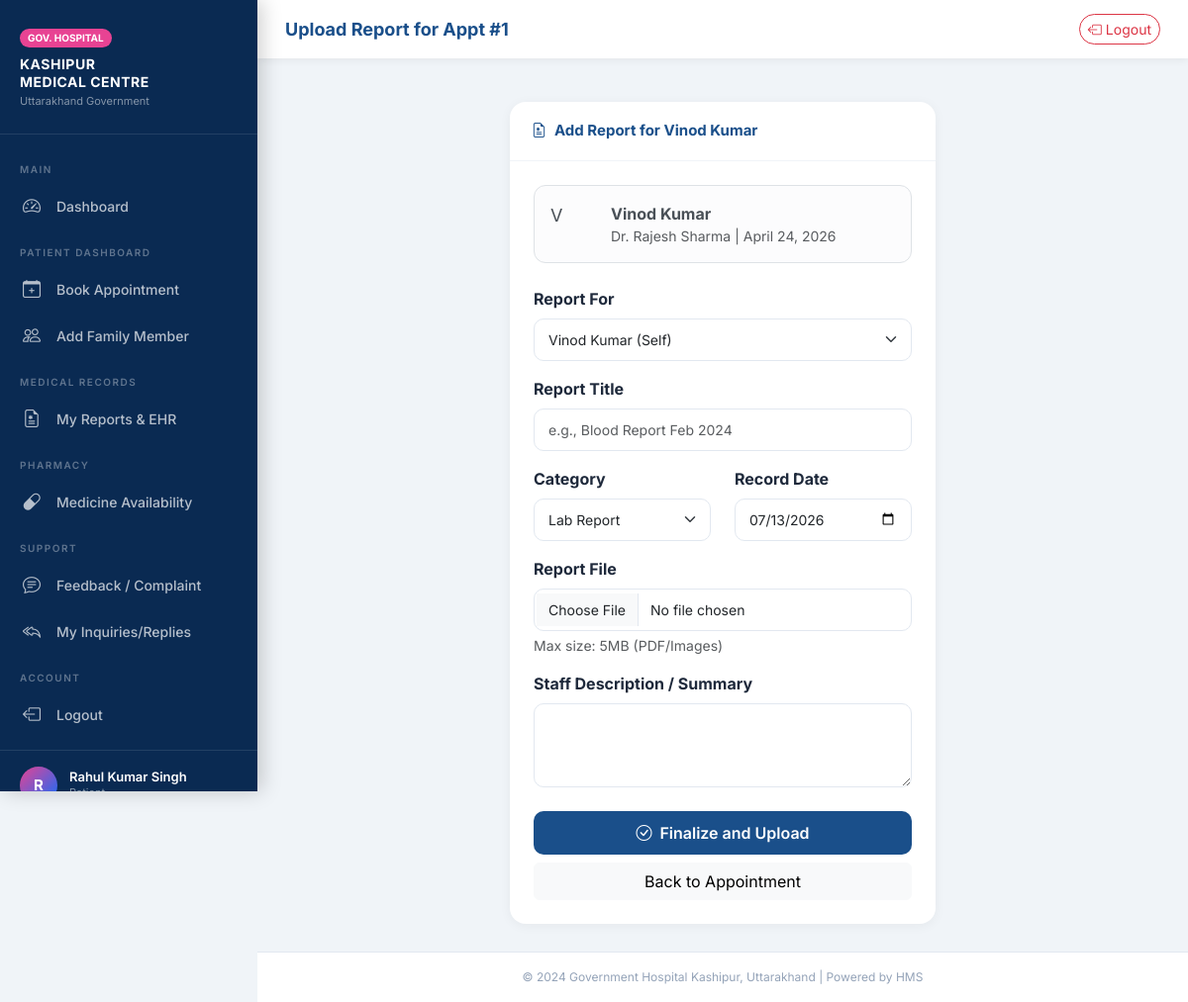
The page /ehr/appointment/1/upload/ (signed in) on the database its author committed.
### hospital/models.py (models this page shows, shortened)
class CustomUser(AbstractUser):
    PATIENT      = 'PATIENT'
    DOCTOR       = 'DOCTOR'
    NURSE        = 'NURSE'
    PHARMACIST   = 'PHARMACIST'
    RECEPTIONIST = 'RECEPTIONIST'
    ADMIN        = 'ADMIN'
    ROLE_CHOICES = [
        (PATIENT,      'Patient'),
        (DOCTOR,       'Doctor'),
        (NURSE,        'Nurse'),
        (PHARMACIST,   'Pharmacist'),
        (RECEPTIONIST, 'Receptionist'),
        (ADMIN,        'Admin'),
    ]
    role         = models.CharField(max_length=20, choices=ROLE_CHOICES, default=PATIENT)
    mobile_no    = models.CharField(max_length=10, validators=[phone_validator], db_index=True, blank=True, null=True)
    alt_mobile_no= models.CharField(max_length=10, validators=[phone_validator], blank=True, null=True)
    address      = models.TextField(blank=True, null=True)
    is_approved  = models.BooleanField(
        default=False,
        help_text='Staff must be approved by Admin before they can log in.'
    )
    is_available = models.BooleanField(default=False)
    class Meta:
        verbose_name      = 'User'
        verbose_name_plural = 'Users'
    @property
    def is_staff_role(self):
        return self.role in [self.DOCTOR, self.NURSE, self.PHARMACIST, self.RECEPTIONIST, self.ADMIN]
    @property
    def display_name(self):
        return self.get_full_name() or self.username

class Appointment(models.Model):
    STATUS_CHOICES = [
        ('WAITING',    'Waiting'),
        ('IN_PROGRESS','In Progress'),
        ('COMPLETED',  'Completed'),
        ('CANCELLED',  'Cancelled'),
    ]
    patient      = models.ForeignKey(
        CustomUser, on_delete=models.CASCADE,
        related_name='appointments',
        limit_choices_to={'role': CustomUser.PATIENT}
    )
    dependent    = models.ForeignKey(
        Dependent, on_delete=models.SET_NULL,
        null=True, blank=True,
        related_name='appointments'
    )
    doctor       = models.ForeignKey(
        DoctorProfile, on_delete=models.CASCADE,
        related_name='appointments'
    )
    date         = models.DateField(db_index=True)
    booking_time = models.DateTimeField(auto_now_add=True, db_index=True)
    token_number = models.PositiveIntegerField(editable=False, default=0)
    status       = models.CharField(max_length=20, choices=STATUS_CHOICES, default='WAITING', db_index=True)
    chief_complaint = models.TextField(blank=True)
    notes        = models.TextField(blank=True)
    doctor_advice = models.TextField(blank=True, help_text="Final advice for the patient.")
    next_visit_date = models.DateField(null=True, blank=True)
    class Meta:
        verbose_name      = 'Appointment'
        verbose_name_plural = 'Appointments'
        ordering          = ['date', 'token_number']
        indexes           = [
            models.Index(fields=['date', 'doctor', 'status']),
        ]
    @property
    def patient_display_name(self):
        return self.dependent.name if self.dependent else self.patient.display_name

class DoctorProfile(models.Model):
    user           = models.OneToOneField(
        CustomUser, on_delete=models.CASCADE,
        related_name='doctor_profile',
        limit_choices_to={'role': CustomUser.DOCTOR}
    )
    specialization = models.CharField(max_length=200)
    department     = models.CharField(max_length=200, db_index=True)
    qualification  = models.CharField(max_length=200, blank=True, null=True, help_text="e.g. MBBS, MD, MS")
    available_days = models.CharField(
        max_length=50, default='MON,TUE,WED,THU,FRI',
        help_text='Comma-separated: MON,TUE,...'
    )
    consultation_start = models.TimeField(default='09:00')
    consultation_end   = models.TimeField(default='17:00')
    max_patients_per_day = models.PositiveIntegerField(default=30)
    class Meta:
        verbose_name      = 'Doctor Profile'
        verbose_name_plural = 'Doctor Profiles'

### hospital/views.py (the view)
# urls.py: path('ehr/appointment/<int:appointment_id>/upload/', views.upload_report,    name='upload_report'),
@login_required
def upload_report(request, appointment_id):
    appointment = get_object_or_404(Appointment, pk=appointment_id)
    if request.method == 'POST':
        form = MedicalRecordForm(request.POST, request.FILES, patient=appointment.patient)
        if form.is_valid():
            record = form.save(commit=False)
            record.patient = appointment.patient
            record.appointment = appointment
            if not record.linked_member:
                record.linked_member = appointment.dependent
            record.category = 'LAB_REPORT'
            record.uploaded_by = request.user
            record.save()
            messages.success(request, 'Lab report uploaded.')
            return redirect('appointment_detail', appointment_id=appointment_id)
    else:
        form = MedicalRecordForm(
            initial={'category': 'LAB_REPORT', 'record_date': timezone.localdate(), 'linked_member': appointment.dependent},
            patient=appointment.patient
        )
    return render(request, 'hospital/reports/upload.html', {'form': form, 'appointment': appointment})

### hospital/context_processors.py (called while the page is built, shortened)
def staff_status(request):
    context = {}
    if request.user.is_authenticated:
        if request.user.role == 'ADMIN':
            context.update({
                'global_staff_available': CustomUser.objects.filter(is_available=True).exclude(role='PATIENT').count(),
                'global_staff_offline': CustomUser.objects.filter(is_available=False).exclude(role='PATIENT').count(),
            })
    return context

### hospital/models.py (called while the page is built)
    def __str__(self):
        return f"{self.name} ({self.get_relation_display()}) of {self.patient.display_name}"

### hospital/templates/hospital/reports/upload.html (shortened to what this page needs)
{% extends 'hospital/base.html' %}
{% block page_title %}Upload Report for Appt #{{ appointment.token_number }}{% endblock %}
{% block content %}
<div class="row justify-content-center">
    <div class="col-md-6">
        <div class="ghk-card">
            <div class="card-header">
                <i class="bi bi-file-earmark-medical me-2"></i>Add Report for {{ appointment.patient_display_name }}
            </div>
            <div class="card-body p-4">
                <div class="alert alert-light border d-flex align-items-center mb-4">
                    <div class="avatar me-3" style="width: 45px; height: 45px; font-size: 18px;">
                        {{ appointment.patient_display_name|first|upper }}
                    </div>
                    <div>
                        <div class="fw-bold">{{ appointment.patient_display_name }}</div>
                        <div class="small text-muted">Dr. {{ appointment.doctor.user.display_name }} | {{ appointment.date }}</div>
                    </div>
                </div>
                <form method="post" enctype="multipart/form-data">
                    <div class="mb-3">
                        <label class="form-label fw-bold">Report For</label>
                        {{ form.linked_member }}
                    </div>
                    <div class="mb-3">
                        <label class="form-label fw-bold">Report Title</label>
                        {{ form.title }}
                    </div>
                    <div class="row mb-3">
                        <div class="col-md-6">
                            <label class="form-label fw-bold">Category</label>
                            {{ form.category }}
                        </div>
                        <div class="col-md-6">
                            <label class="form-label fw-bold">Record Date</label>
                            {{ form.record_date }}
                        </div>
                    </div>
                    <div class="mb-3">
                        <label class="form-label fw-bold">Report File</label>
                        {{ form.file }}
                        <div class="form-text">Max size: 5MB (PDF/Images)</div>
                    </div>
                    <div class="mb-4">
                        <label class="form-label fw-bold">Staff Description / Summary</label>
                        {{ form.description }}
                    </div>
                    <div class="d-grid gap-2">
                        <button type="submit" class="btn btn-ghk-primary">
                            <i class="bi bi-check-circle me-2"></i>Finalize and Upload
                        </button>
                        <a href="{% url 'appointment_detail' appointment.id %}" class="btn btn-light">Back to Appointment</a>
                    </div>
                </form>
            </div>
        </div>
    </div>
</div>
{% endblock %}

### hospital/templates/hospital/base.html (shortened to what this page needs)
<!DOCTYPE html>
<html lang="en">
<head>
    <link href="https://cdn.jsdelivr.net/npm/bootstrap@5.3.2/dist/css/bootstrap.min.css" rel="stylesheet">
    <link href="https://cdn.jsdelivr.net/npm/bootstrap-icons@1.11.3/font/bootstrap-icons.css" rel="stylesheet">
</head>
<body>
{% if user.is_authenticated %}
<nav class="sidebar">
    <div class="sidebar-brand">
        <div class="ghk-badge">GOV. HOSPITAL</div>
        <div class="hospital-name">Kashipur<br>Medical Centre</div>
        <div class="hospital-sub">Uttarakhand Government</div>
    </div>
    <div class="sidebar-nav">
        <div class="nav-section">Main</div>
        <a href="{% url 'dashboard' %}" class="nav-link {% if request.path == '/dashboard/' %}active{% endif %}">
            <i class="bi bi-speedometer2"></i> Dashboard
        </a>
        {% if user.role == 'PATIENT' %}
        <div class="nav-section">Patient Dashboard</div>
        <a href="{% url 'book_appointment' %}" class="nav-link"><i class="bi bi-calendar-plus"></i> Book Appointment</a>
        <a href="{% url 'add_dependent' %}" class="nav-link"><i class="bi bi-people"></i> Add Family Member</a>
        <div class="nav-section">MEDICAL RECORDS</div>
        <a href="{% url 'ehr_dashboard' %}" class="nav-link"><i class="bi bi-file-earmark-medical"></i> My Reports & EHR</a>
        <div class="nav-section">PHARMACY</div>
        <a href="{% url 'medicine_availability' %}" class="nav-link"><i class="bi bi-capsule"></i> Medicine Availability</a>
        <div class="nav-section">Support</div>
        <a href="{% url 'submit_feedback' %}" class="nav-link {% if request.resolver_match.url_name == 'submit_feedback' %}active{% endif %}">
            <i class="bi bi-chat-text"></i> Feedback / Complaint
        </a>
        <a href="{% url 'feedback_inbox' %}" class="nav-link {% if request.resolver_match.url_name == 'feedback_inbox' %}active{% endif %}">
            <i class="bi bi-reply-all"></i> My Inquiries/Replies
        </a>
        {% endif %}
        <div class="nav-section">Account</div>
        <a href="{% url 'logout' %}" class="nav-link"><i class="bi bi-box-arrow-left"></i> Logout</a>
    </div>
    <div class="sidebar-user">
        <div class="avatar">{{ user.display_name|first|upper }}</div>
        <div class="user-info">
            <div class="name">{{ user.display_name }}</div>
            <div class="role">{{ user.get_role_display }}</div>
        </div>
    </div>
</nav>
<div class="main-content">
    <div class="top-bar">
        <div class="page-title">{% block page_title %}Dashboard{% endblock %}</div>
        <div class="top-actions">
            <a href="{% url 'logout' %}" class="btn btn-sm btn-outline-danger rounded-pill">
                <i class="bi bi-box-arrow-left me-1"></i>Logout
            </a>
        </div>
    </div>
    <div class="content-area">
        {% block content %}{% endblock %}
    </div>
    <footer style="text-align:center; padding: 16px; font-size: 12px; color: #94a3b8; border-top: 1px solid #e2e8f0; background: white; margin-top: auto;">
        © 2024 Government Hospital Kashipur, Uttarakhand | Powered by HMS
    </footer>
</div>
{% else %}
<div class="min-vh-100 d-flex align-items-center justify-content-center" style="background: linear-gradient(135deg, #0a2a52 0%, #1a4f8a 60%, #0d6efd 100%);">
    {% block auth_content %}{% endblock %}
</div>
{% endif %}
</body>
</html>

### hospital/templates/hospital/base.html (style rules this page uses)
:root { --ghk-primary: #1a4f8a; --ghk-secondary: #0d6efd; --ghk-accent: #e84393; --ghk-success: #198754; --ghk-danger: #dc3545; --ghk-warning: #ffc107; --ghk-bg: #f0f4f8; --ghk-sidebar: #0a2a52; --ghk-card: #ffffff; --sidebar-width: 260px; }
* { margin: 0; padding: 0; box-sizing: border-box; }
body { font-family: 'Inter', sans-serif; background: var(--ghk-bg); color: #1e293b; min-height: 100vh; }
.sidebar { position: fixed; top: 0; left: 0; width: var(--sidebar-width); height: 100vh; background: var(--ghk-sidebar); display: flex; flex-direction: column; z-index: 1000; box-shadow: 4px 0 20px rgba(0,0,0,0.2); overflow-y: auto; }
.sidebar-brand { padding: 24px 20px; border-bottom: 1px solid rgba(255,255,255,0.1); }
.sidebar-brand .hospital-name { font-size: 14px; font-weight: 700; color: #ffffff; line-height: 1.3; text-transform: uppercase; letter-spacing: 0.5px; }
.sidebar-brand .hospital-sub { font-size: 11px; color: rgba(255,255,255,0.5); font-weight: 400; margin-top: 2px; }
.sidebar-brand .ghk-badge { display: inline-block; background: var(--ghk-accent); color: white; font-size: 10px; font-weight: 700; padding: 2px 8px; border-radius: 20px; margin-bottom: 8px; }
.sidebar-nav { padding: 12px 0; flex: 1; }
.sidebar-nav .nav-section { font-size: 10px; font-weight: 600; color: rgba(255,255,255,0.35); text-transform: uppercase; letter-spacing: 1.5px; padding: 16px 20px 6px; }
.sidebar-nav .nav-link { display: flex; align-items: center; gap: 12px; padding: 10px 20px; color: rgba(255,255,255,0.7); font-size: 14px; font-weight: 500; border-left: 3px solid transparent; transition: all 0.2s; text-decoration: none; }
.sidebar-nav .nav-link i { font-size: 18px; width: 22px; }
.sidebar-user { padding: 16px 20px; border-top: 1px solid rgba(255,255,255,0.1); display: flex; align-items: center; gap: 12px; }
.sidebar-user .avatar { width: 38px; height: 38px; border-radius: 50%; background: linear-gradient(135deg, var(--ghk-accent), var(--ghk-secondary)); display: flex; align-items: center; justify-content: center; font-weight: 700; color: white; font-size: 15px; flex-shrink: 0; }
.sidebar-user .user-info .name { font-size: 13px; font-weight: 600; color: #fff; line-height: 1.2; }
.sidebar-user .user-info .role { font-size: 11px; color: rgba(255,255,255,0.5); }
.main-content { margin-left: var(--sidebar-width); min-height: 100vh; display: flex; flex-direction: column; }
.top-bar { background: white; padding: 14px 28px; display: flex; align-items: center; justify-content: space-between; box-shadow: 0 2px 8px rgba(0,0,0,0.06); position: sticky; top: 0; z-index: 100; }
.top-bar .page-title { font-size: 18px; font-weight: 700; color: var(--ghk-primary); }
.top-bar .top-actions { display: flex; align-items: center; gap: 12px; }
.content-area { padding: 28px; flex: 1; }
.ghk-card { background: white; border-radius: 16px; box-shadow: 0 2px 12px rgba(0,0,0,0.05); border: none; }
.ghk-card .card-header { background: none; border-bottom: 1px solid #f0f4f8; padding: 18px 22px; font-weight: 700; font-size: 15px; color: var(--ghk-primary); }
.btn-ghk-primary { background: var(--ghk-primary); color: white; border: none; font-weight: 600; border-radius: 10px; padding: 10px 22px; transition: all 0.2s; }
.alert { border-radius: 12px; border: none; }
.form-control, .form-select { border-radius: 10px; border: 1.5px solid #e2e8f0; font-size: 14px; padding: 10px 14px; transition: all 0.2s; }

### rows shown on the page
CustomUser: display_name|first "R", display_name "Rahul Kumar Singh"
Appointment: token_number "1", patient_display_name "Vinod Kumar", patient_display_name|first "V", doctor.user.display_name "Rajesh Sharma", date "April 24, 2026"
